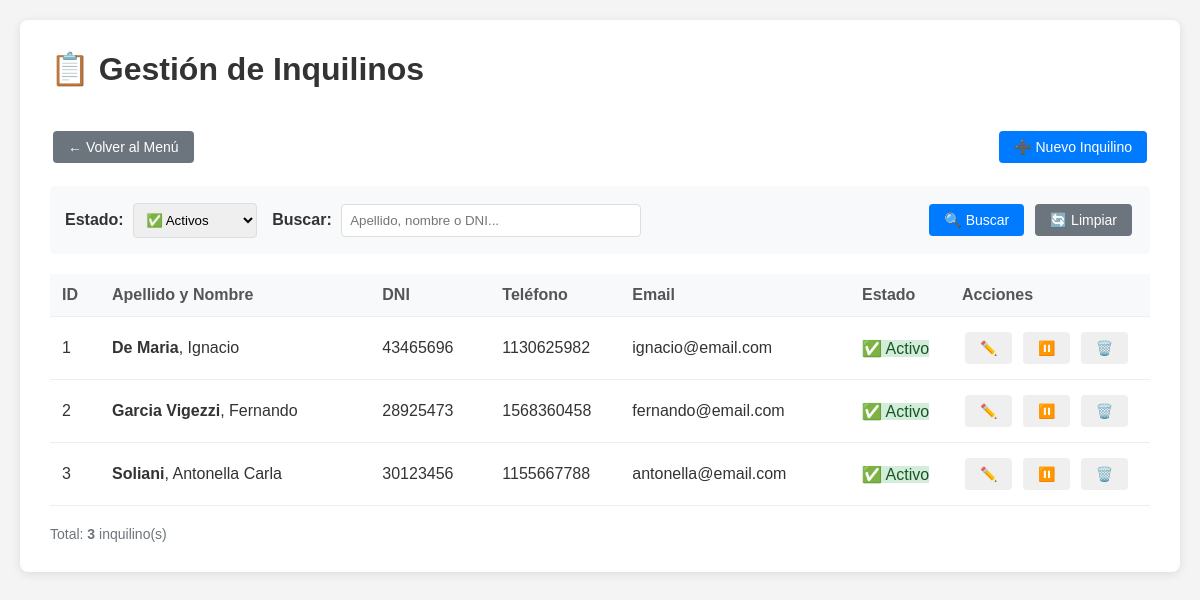
Page /form_inquilinos.php (signed in) on the committed database.
### tables this page shows
CREATE TABLE `inquilinos` (
  `id` int(11) NOT NULL AUTO_INCREMENT,
  `nombre` varchar(100) NOT NULL,
  `apellido` varchar(100) NOT NULL,
  `dni` varchar(20) NOT NULL,
  `telefono` varchar(50) DEFAULT NULL,
  `email` varchar(100) DEFAULT NULL,
  `direccion` varchar(255) DEFAULT NULL,
  `localidad` varchar(100) DEFAULT NULL,
  `provincia` varchar(100) DEFAULT NULL,
  `observaciones` text DEFAULT NULL,
  `estado` enum('activo','inactivo','eliminado') NOT NULL DEFAULT 'activo',
  `created_at` timestamp NOT NULL DEFAULT current_timestamp(),
  `updated_at` timestamp NOT NULL DEFAULT current_timestamp() ON UPDATE current_timestamp(),
  `deleted_at` timestamp NULL DEFAULT NULL,
  PRIMARY KEY (`id`),
  UNIQUE KEY `dni` (`dni`),
  KEY `idx_inquilino_dni` (`dni`)
);

### form_inquilinos.php (the view, shortened to what this page needs)
<?php
require_once 'config.php';
$filtro = $_GET['filtro'] ?? 'activos';
$busqueda = $_GET['busqueda'] ?? '';
$sql = "SELECT * FROM inquilinos WHERE 1=1";
$params = [];
if ($filtro === 'activos') {
    $sql .= " AND estado = 'activo'";
} elseif ($filtro === 'inactivos') {
    $sql .= " AND estado = 'inactivo'";
} elseif ($filtro === 'eliminados') {
    $sql .= " AND estado = 'eliminado'";
}
$sql .= " ORDER BY apellido, nombre";
$stmt = $pdo->prepare($sql);
$stmt->execute($params);
$inquilinos = $stmt->fetchAll();
?>
<!DOCTYPE html>
<html lang="es">
<head>
    <link rel="stylesheet" href="assets/css/styles.css">
</head>
<body class="form-inquilinos">
    <div class="container">
        <h1>📋 Gestión de Inquilinos</h1>
        <div class="top-actions">
            <div>
                <a href="index.php" class="btn btn-secondary">← Volver al Menú</a>
            </div>
            <div>
                <button onclick="nuevoInquilino()" class="btn btn-primary">
                    ➕ Nuevo Inquilino
                </button>
            </div>
        </div>
        <div class="filtros">
            <form method="GET" style="display: flex; gap: 15px; align-items: center; flex-wrap: wrap; width: 100%;">
                <div>
                    <label>Estado:</label>
                    <select name="filtro" onchange="this.form.submit()">
                        <option value="activos" <?php echo $filtro === 'activos' ? 'selected' : '' ?>>✅ Activos</option>
                    </select>
                </div>
                <div style="flex-grow: 1;">
                    <label>Buscar:</label>
                    <input type="text" name="busqueda" value="<?php echo htmlspecialchars($busqueda) ?>"
                           placeholder="Apellido, nombre o DNI..." style="min-width: 300px;">
                </div>
                <div>
                    <button type="submit" class="btn btn-primary">🔍 Buscar</button>
                    <a href="form_inquilinos.php" class="btn btn-secondary">🔄 Limpiar</a>
                </div>
            </form>
        </div>
        <table>
            <thead>
                <tr>
                    <th style="width: 50px;">ID</th>
                    <th>Apellido y Nombre</th>
                    <th style="width: 120px;">DNI</th>
                    <th style="width: 130px;">Teléfono</th>
                    <th>Email</th>
                    <th style="width: 100px;">Estado</th>
                    <th style="width: 200px;">Acciones</th>
                </tr>
            </thead>
            <tbody>
                <?php if (count($inquilinos) > 0): ?>
                    <?php foreach ($inquilinos as $inquilino): ?>
                        <tr id="row-<?php echo $inquilino['id'] ?>">
                            <td><?php echo $inquilino['id'] ?></td>
                            <td>
                                <strong><?php echo htmlspecialchars($inquilino['apellido']) ?></strong>,
                                <?php echo htmlspecialchars($inquilino['nombre']) ?>
                            </td>
                            <td><?php echo htmlspecialchars($inquilino['dni']) ?></td>
                            <td><?php echo htmlspecialchars($inquilino['telefono'] ?? '-') ?></td>
                            <td><?php echo htmlspecialchars($inquilino['email'] ?? '-') ?></td>
                            <td>
                                <span class="estado-badge estado-<?php echo $inquilino['estado'] ?>">
                                    <?php
                                    $estados = [
                                        'activo' => '✅ Activo',
                                        'inactivo' => '⏸️ Inactivo',
                                        'eliminado' => '🗑️ Eliminado'
                                    ];
                                    echo $estados[$inquilino['estado']] ?? $inquilino['estado'];
                                    ?>
                                </span>
                            </td>
                            <td>
                                <?php if ($inquilino['estado'] !== 'eliminado'): ?>
                                    <button onclick="editarInquilino(<?php echo $inquilino['id'] ?>)"
                                            class="btn btn-editar" title="Editar">
                                        ✏️
                                    </button>
                                    <?php if ($inquilino['estado'] === 'activo'): ?>
                                        <button onclick="desactivarInquilino(<?php echo $inquilino['id'] ?>)"
                                                class="btn btn-desactivar" title="Desactivar">
                                            ⏸️
                                        </button>
                                    <?php endif; ?>
                                    <button onclick="eliminarInquilino(<?php echo $inquilino['id'] ?>)"
                                            class="btn btn-eliminar" title="Eliminar">
                                        🗑️
                                    </button>
                                <?php else: ?>
                                    <span style="color: #999; font-style: italic;">Eliminado</span>
                                <?php endif; ?>
                            </td>
                        </tr>
                    <?php endforeach; ?>
                <?php endif; ?>
            </tbody>
        </table>
        <div style="margin-top: 20px; color: #6c757d; font-size: 14px;">
            Total: <strong><?php echo count($inquilinos) ?></strong> inquilino(s)
        </div>
    </div>
</body>
</html>

### assets/css/styles.css (style rules this page uses)
* { margin: 0; padding: 0; box-sizing: border-box; }
body { font-family: Arial, sans-serif; background: #f4f4f4; margin: 0; padding: 20px; color: #333; }
.container { max-width: 1400px; margin: 0 auto; background: white; padding: 30px; border-radius: 8px; box-shadow: 0 2px 10px rgba(0, 0, 0, 0.1); }
h1 { color: #333; padding-bottom: 10px; margin-bottom: 30px; }
h1, h2, h3 { color: #333; }
.btn { padding: 8px 15px; margin: 3px; border: none; cursor: pointer; border-radius: 4px; font-size: 14px; text-decoration: none; display: inline-block; transition: all 0.3s; }
.btn-primary { background: #007bff; color: white; }
.btn-secondary { background: #6c757d; color: white; }
.filtros { margin: 20px 0; padding: 15px; background: #f8f9fa; border-radius: 5px; display: flex; gap: 15px; align-items: center; flex-wrap: wrap; }
.filtros label { font-weight: bold; margin-right: 5px; }
.filtros input, .filtros select { padding: 8px; border: 1px solid #ddd; border-radius: 4px; }
.top-actions { display: flex; justify-content: space-between; align-items: center; margin-bottom: 20px; }
table { width: 100%; border-collapse: collapse; margin-top: 20px; }
th, td { padding: 12px; text-align: left; border-bottom: 1px solid #eee; }
th { background: #343a40; color: white; font-weight: bold; }
.badge-success, .estado-activo { background: #d4edda; color: #155724; }
.form-inquilinos h1 { border-bottom-color: #007bff; }
table { width: 100%; border-collapse: collapse; }
th { background: #f8f9fa; font-weight: bold; color: #555; }

### rows in the picture
inquilinos: id "1", apellido "De Maria", nombre "Ignacio", dni "43465696", telefono "1130625982", email "ignacio@email.com", estado "✅ Activo"
inquilinos: id "2", apellido "Garcia Vigezzi", nombre "Fernando", dni "28925473", telefono "1568360458", email "fernando@email.com", estado "✅ Activo"
inquilinos: id "3", apellido "Soliani", nombre "Antonella Carla", dni "30123456", telefono "1155667788", email "antonella@email.com", estado "✅ Activo"

### other values in the picture
count($inquilinos) "3"
